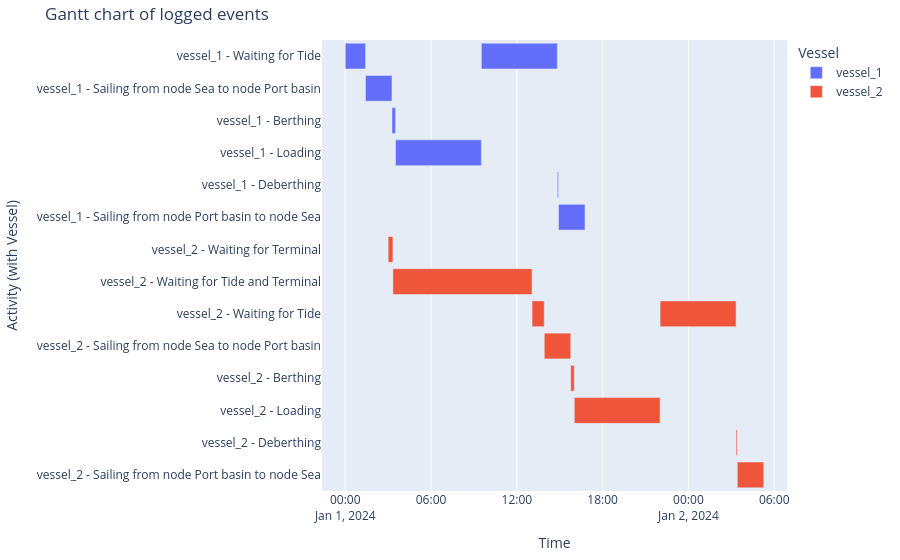

Notebook code cell kept with this figure:
### Markdown cell above
##### Vessel processes
And the Gantt chart

### Code cell
df_eventtable = logbook2eventtable([vessel_1, vessel_2])
generate_vessel_gantt_chart(df_eventtable)

### Figure 1 — Plotly figure (JSON) as saved in the notebook; plotly's stock layout.template omitted (floating-point values rounded to 4 significant figures)
{"data": [{"base": ["2024-01-01T00:00:00.000000000", "2024-01-01T01:25:00.000000000", "2024-01-01T03:16:07.000000000", "2024-01-01T03:31:07.000000000", "2024-01-01T09:31:07.000000000", "2024-01-01T14:50:00.000000000", "2024-01-01T14:55:00.000000000"], "hovertemplate": "object name=vessel_1<br>start time=%{base}<br>stop time=%{x}<br>activity label=%{y}<extra></extra>", "legendgroup": "vessel_1", "marker": {"color": "#636efa", "pattern": {"shape": ""}}, "name": "vessel_1", "orientation": "h", "showlegend": true, "textposition": "auto", "type": "bar", "x": [5100000, 6667000, 900000, 21600000, 19133000, 300000, 6667000], "xaxis": "x", "y": ["vessel_1 - Waiting for Tide", "vessel_1 - Sailing from node Sea to node Port basin", "vessel_1 - Berthing", "vessel_1 - Loading", "vessel_1 - Waiting for Tide", "vessel_1 - Deberthing", "vessel_1 - Sailing from node Port basin to node Sea"], "yaxis": "y"}, {"base": ["2024-01-01T03:00:00.000000000", "2024-01-01T03:20:00.000000000", "2024-01-01T13:03:53.000000000", "2024-01-01T13:55:00.000000000", "2024-01-01T15:46:07.000000000", "2024-01-01T16:01:07.000000000", "2024-01-01T22:01:07.000000000", "2024-01-02T03:20:00.000000000", "2024-01-02T03:25:00.000000000"], "hovertemplate": "object name=vessel_2<br>start time=%{base}<br>stop time=%{x}<br>activity label=%{y}<extra></extra>", "legendgroup": "vessel_2", "marker": {"color": "#EF553B", "pattern": {"shape": ""}}, "name": "vessel_2", "orientation": "h", "showlegend": true, "textposition": "auto", "type": "bar", "x": [1200000, 35033000, 3067000, 6667000, 900000, 21600000, 19133000, 300000, 6667000], "xaxis": "x", "y": ["vessel_2 - Waiting for Terminal", "vessel_2 - Waiting for Tide and Terminal", "vessel_2 - Waiting for Tide", "vessel_2 - Sailing from node Sea to node Port basin", "vessel_2 - Berthing", "vessel_2 - Loading", "vessel_2 - Waiting for Tide", "vessel_2 - Deberthing", "vessel_2 - Sailing from node Port basin to node Sea"], "yaxis": "y"}], "layout": {"barmode": "overlay", "legend": {"title": {"text": "Vessel"}, "tracegroupgap": 0}, "margin": {"b": 20, "l": 20, "r": 20, "t": 40}, "title": {"text": "Gantt chart of logged events"}, "xaxis": {"anchor": "y", "domain": [0, 1], "title": {"text": "Time"}, "type": "date"}, "yaxis": {"anchor": "x", "autorange": "reversed", "domain": [0, 1], "title": {"text": "Activity (with Vessel)"}}}}
